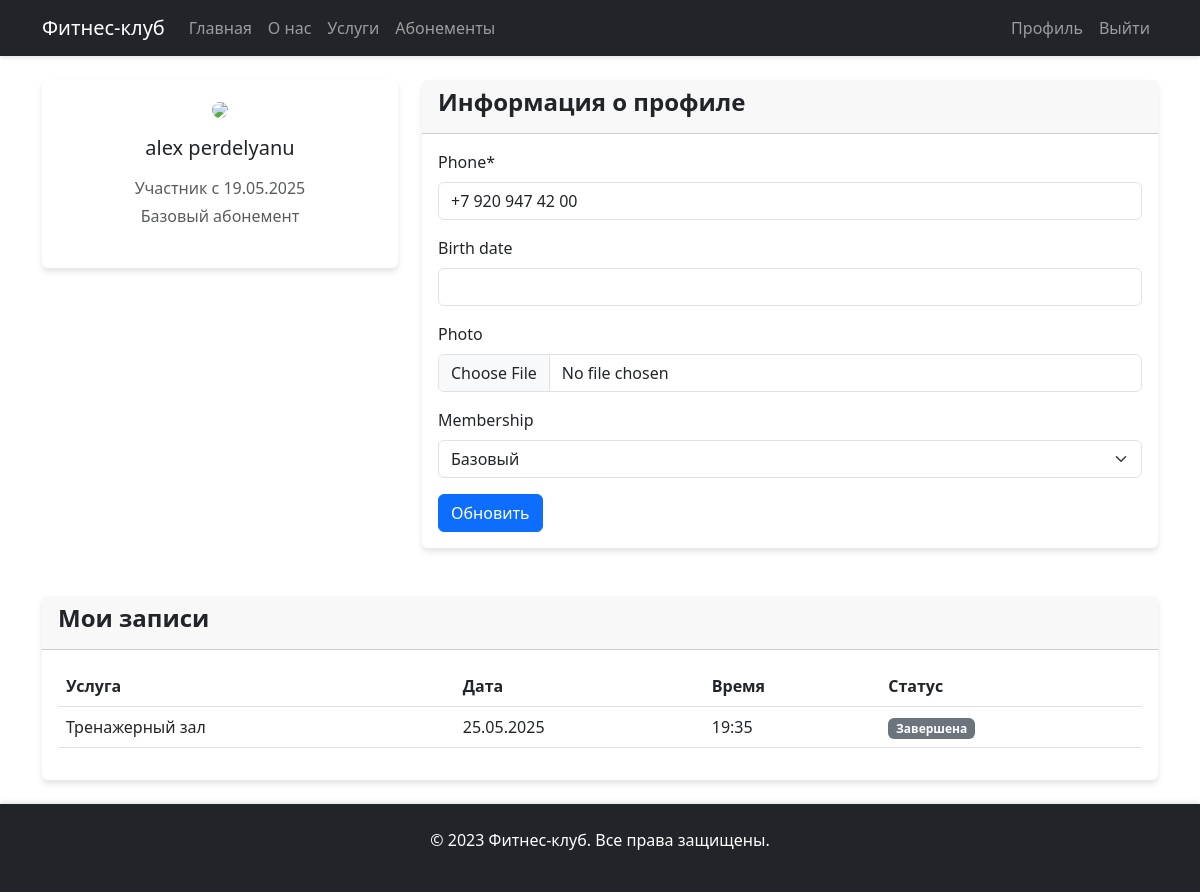
The app's page /profile/ (signed in) with its own data.
### club/models.py (models this page shows, shortened)
class Member(models.Model):
    user = models.OneToOneField(User, on_delete=models.CASCADE)
    phone = models.CharField(max_length=20)
    birth_date = models.DateField(null=True, blank=True)
    membership = models.ForeignKey(Membership, on_delete=models.SET_NULL, null=True, blank=True)
    join_date = models.DateField(auto_now_add=True)
    photo = models.ImageField(upload_to='members/', null=True, blank=True)

class Membership(models.Model):
    MEMBERSHIP_TYPES = [
        ('BASIC', 'Базовый'),
        ('PREMIUM', 'Премиум'),
        ('VIP', 'VIP'),
    ]
    name = models.CharField(max_length=100, choices=MEMBERSHIP_TYPES, default='BASIC')
    price = models.DecimalField(max_digits=10, decimal_places=2)
    duration_days = models.IntegerField()
    description = models.TextField()
    def __str__(self):
        return self.get_name_display()

class Booking(models.Model):
    user = models.ForeignKey(User, on_delete=models.CASCADE)
    service = models.ForeignKey(Service, on_delete=models.CASCADE)
    date = models.DateField()
    time = models.TimeField()
    created_at = models.DateTimeField(auto_now_add=True)

class Service(models.Model):
    SERVICE_TYPES = [
        ('GYM', 'Тренажерный зал'),
        ('YOGA', 'Йога'),
        ('POOL', 'Бассейн'),
        ('CROSSFIT', 'Кроссфит'),
    ]
    name = models.CharField(max_length=100, choices=SERVICE_TYPES)
    description = models.TextField()
    price = models.DecimalField(max_digits=10, decimal_places=2)
    available = models.BooleanField(default=True)

### club/views.py (the view)
# urls.py: path('profile/', club_views.profile, name='profile'),
@login_required
def profile(request):
    try:
        member = request.user.member
    except Member.DoesNotExist:
        if request.user.is_staff:
            return redirect('/admin/')
        member = Member.objects.create(user=request.user)
    bookings = Booking.objects.filter(user=request.user).order_by('date', 'time')
    now = timezone.now()
    if request.method == 'POST':
        form = ProfileUpdateForm(request.POST, request.FILES, instance=member)
        if form.is_valid():
            form.save()
            return redirect('profile')
    else:
        form = ProfileUpdateForm(instance=member)
    return render(request, 'club/profile.html', {
        'form': form,
        'member': member,
        'bookings': bookings,
        'now': now
    })

### club/forms.py
class ProfileUpdateForm(forms.ModelForm):
    class Meta:
        model = Member
        fields = ['phone', 'birth_date', 'photo', 'membership']

### club/templates/club/profile.html (shortened to what this page needs)
{% extends 'club/base.html' %}
{% load static %}
{% load crispy_forms_tags %}
{% block content %}
<div class="row">
    <div class="col-md-4">
        <div class="card mb-4">
            <div class="card-body text-center">
                {% if member.photo %}
                    <img src="{{ member.photo.url }}" class="rounded-circle img-fluid" style="width: 150px; height: 150px; object-fit: cover;">
                {% else %}
                    <img src="{% static 'club/images/default-profile.png' %}" class="rounded-circle img-fluid" style="width: 150px;">
                {% endif %}
                <h5 class="my-3">{{ user.get_full_name }}</h5>
                <p class="text-muted mb-1">Участник с {{ member.join_date|date:"d.m.Y" }}</p>
                {% if member.membership %}
                    <p class="text-muted mb-4">{{ member.membership.get_name_display }} абонемент</p>
                {% else %}
                    <p class="text-muted mb-4">Нет активного абонемента</p>
                {% endif %}
            </div>
        </div>
    </div>
    <div class="col-md-8">
        <div class="card mb-4">
            <div class="card-header">
                <h4>Информация о профиле</h4>
            </div>
            <div class="card-body">
                <form method="POST" enctype="multipart/form-data">
                    {{ form|crispy }}
                    <button type="submit" class="btn btn-primary">Обновить</button>
                </form>
            </div>
        </div>
    </div>
</div>
<div class="card mt-4">
    <div class="card-header">
        <h4>Мои записи</h4>
    </div>
    <div class="card-body">
        {% if bookings %}
            <div class="table-responsive">
                <table class="table">
                    <thead>
                        <tr>
                            <th>Услуга</th>
                            <th>Дата</th>
                            <th>Время</th>
                            <th>Статус</th>
                        </tr>
                    </thead>
                    <tbody>
                        {% for booking in bookings %}
                        <tr>
                            <td>{{ booking.service.get_name_display }}</td>
                            <td>{{ booking.date|date:"d.m.Y" }}</td>
                            <td>{{ booking.time|time:"H:i" }}</td>
                            <td>
                                {% if booking.date >= now.date %}
                                    <span class="badge bg-success">Активна</span>
                                {% else %}
                                    <span class="badge bg-secondary">Завершена</span>
                                {% endif %}
                            </td>
                        </tr>
                        {% endfor %}
                    </tbody>
                </table>
            </div>
        {% else %}
            <p>У вас нет активных записей</p>
        {% endif %}
    </div>
</div>
{% endblock %}

### club/static/club/css/style.css (style rules this page uses)
.card { transition: transform 0.3s; border: none; box-shadow: 0 4px 6px rgba(0, 0, 0, 0.1); }
.card-header h4 { font-weight: 600; }
.card { animation: fadeIn 0.5s ease-out; }

### records on screen
Member: join_date "19.05.2025", membership.name "Базовый", phone "+7 920 947 42 00", membership "Базовый"
Booking: service.name "Тренажерный зал", date "25.05.2025", time "19:35", shows "Завершена"

### other values on screen
{{ user.get_full_name }} "alex perdelyanu"
